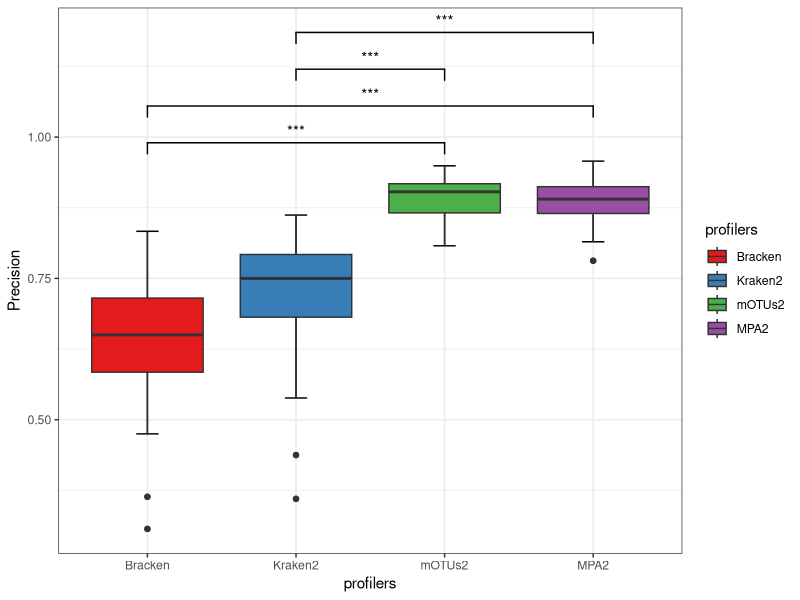
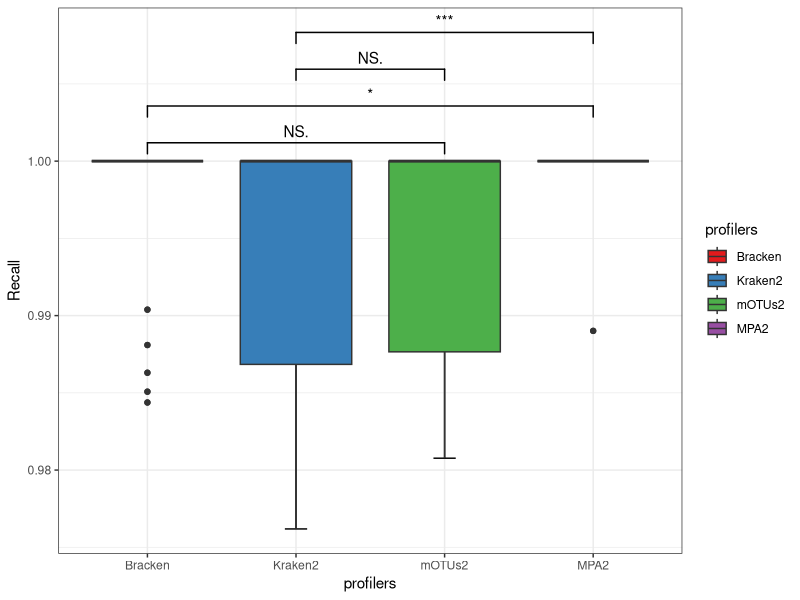
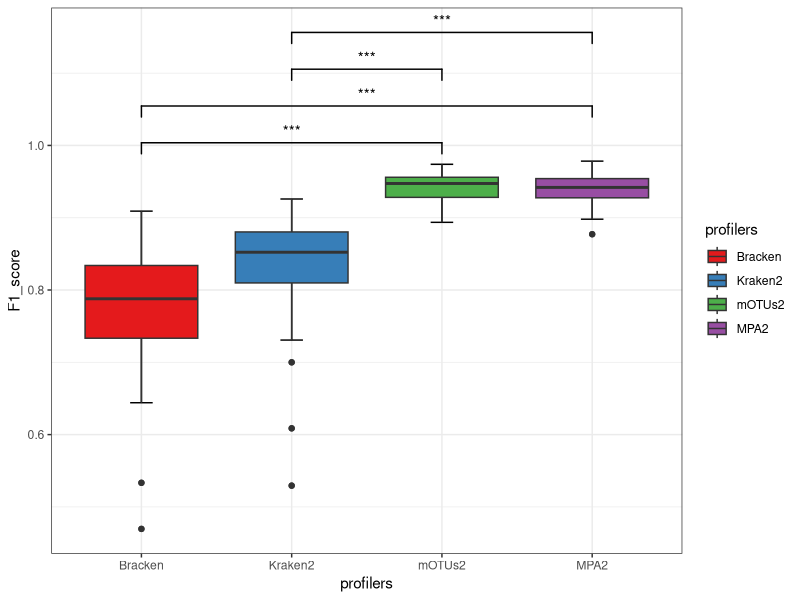
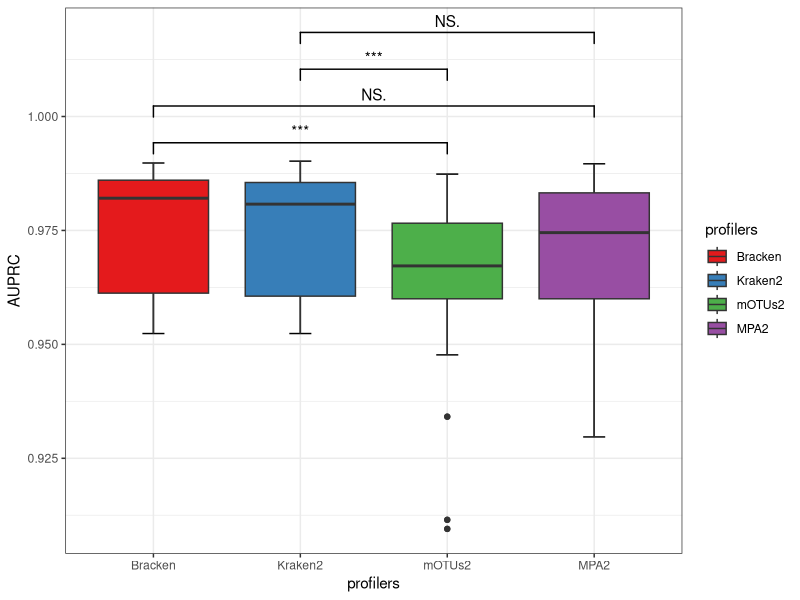

Source code (R) for these figures, in order:
 #library R packages

    library("ggplot2")
    library("ggsignif")
    library("RColorBrewer")
    auprc <- read.table("Precision_Recall_F1_in_default_output.txt",header = T, sep="\t")

 #plotting
  
    ggplot(data=auprc, aes(x=profilers, y=Precision, fill=profilers))+
      stat_boxplot(geom = "errorbar",width=0.15)+
      geom_boxplot() + theme_bw() +
      scale_fill_manual(values = brewer.pal(8, "Set1")) +
      geom_signif(comparisons = list(c("Bracken","mOTUs2"),c("Bracken","MPA2"),c("Kraken2","mOTUs2"),c("Kraken2","MPA2")),step_increase = 0.1,map_signif_level = T,test = wilcox.test)

    ggplot(data=auprc, aes(x=profilers, y=Recall, fill=profilers))+
      stat_boxplot(geom = "errorbar",width=0.15)+
      geom_boxplot() + theme_bw() +
      scale_fill_manual(values = brewer.pal(8, "Set1")) +
      geom_signif(comparisons = list(c("Bracken","mOTUs2"),c("Bracken","MPA2"),c("Kraken2","mOTUs2"),c("Kraken2","MPA2")),step_increase = 0.1,map_signif_level = T,test = wilcox.test)

    ggplot(data=auprc, aes(x=profilers, y=F1_score, fill=profilers))+
      stat_boxplot(geom = "errorbar",width=0.15)+
      geom_boxplot() + theme_bw() +
      scale_fill_manual(values = brewer.pal(8, "Set1")) +
      geom_signif(comparisons = list(c("Bracken","mOTUs2"),c("Bracken","MPA2"),c("Kraken2","mOTUs2"),c("Kraken2","MPA2")),step_increase = 0.1,map_signif_level = T,test = wilcox.test)
    
    ggplot(data=auprc, aes(x=profilers, y=AUPRC, fill=profilers))+
      stat_boxplot(geom = "errorbar",width=0.15)+
      geom_boxplot() + theme_bw() +
      scale_fill_manual(values = brewer.pal(8, "Set1")) +
      geom_signif(comparisons = list(c("Bracken","mOTUs2"),c("Bracken","MPA2"),c("Kraken2","mOTUs2"),c("Kraken2","MPA2")),step_increase = 0.1,map_signif_level = T,test = wilcox.test)
 
 # For the plotting script for Fig.S3 d-f, please refer to the FigS3d_f.ipynb